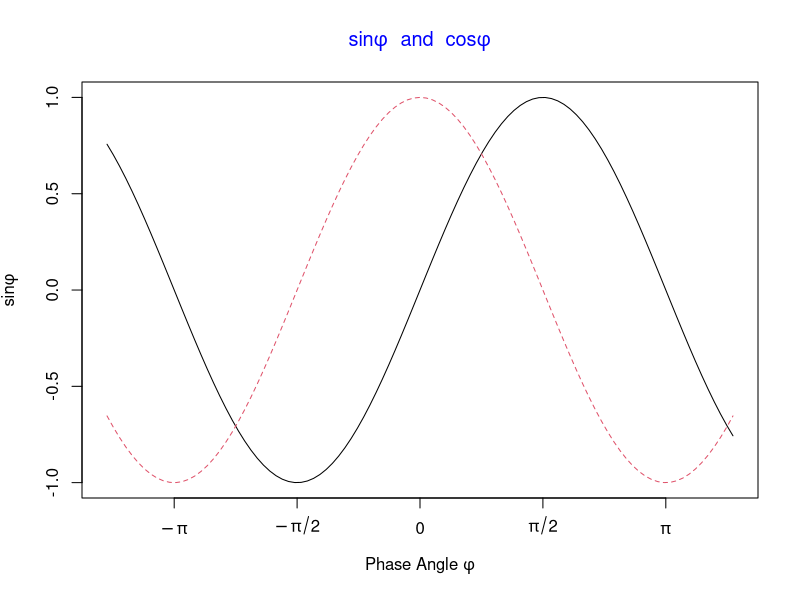

R code for this plot: (Note: this script raises an error after producing the figure.)
## ---- chunk 1
data(topo, package="MASS")
## ---- chunk 2
sample(colors(TRUE),20)
## ---- chunk 3
x <- seq(-4, 4, len = 101)
y <- cbind(sin(x), cos(x))
matplot(x, y,
  type = "l", xaxt = "n",
  main = expression(paste(
    plain(sin) * phi, "  and  ",
    plain(cos) * phi
  )),
  ylab = expression("sin" * phi, "cos" * phi), # only 1st is taken
  xlab = expression(paste("Phase Angle ", phi)),
  col.main = "blue"
)
axis(1,
  at = c(-pi, -pi / 2, 0, pi / 2, pi),
  labels = expression(-pi, -pi / 2, 0, pi / 2, pi)
)
## ---- chunk 4
knitr::include_graphics(path = "figures/missing-fonts.png")
